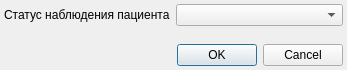
<?xml version="1.0" encoding="UTF-8"?>
<ui version="4.0">
 <class>StatusObservationClientEditor</class>
 <widget class="QDialog" name="StatusObservationClientEditor">
  <property name="geometry">
   <rect>
    <x>0</x>
    <y>0</y>
    <width>347</width>
    <height>70</height>
   </rect>
  </property>
  <property name="windowTitle">
   <string>Статус наблюдения пациента</string>
  </property>
  <property name="sizeGripEnabled">
   <bool>false</bool>
  </property>
  <layout class="QGridLayout" name="gridLayout">
   <property name="margin">
    <number>4</number>
   </property>
   <property name="spacing">
    <number>4</number>
   </property>
   <item row="1" column="0">
    <spacer>
     <property name="orientation">
      <enum>Qt::Vertical</enum>
     </property>
     <property name="sizeHint" stdset="0">
      <size>
       <width>103</width>
       <height>16</height>
      </size>
     </property>
    </spacer>
   </item>
   <item row="2" column="0" colspan="2">
    <widget class="QDialogButtonBox" name="buttonBox">
     <property name="orientation">
      <enum>Qt::Horizontal</enum>
     </property>
     <property name="standardButtons">
      <set>QDialogButtonBox::Cancel|QDialogButtonBox::Ok</set>
     </property>
    </widget>
   </item>
   <item row="0" column="0">
    <widget class="QLabel" name="label">
     <property name="text">
      <string>Статус наблюдения пациента</string>
     </property>
    </widget>
   </item>
   <item row="0" column="1">
    <widget class="CRBComboBox" name="cmbStatusObservationType"/>
   </item>
  </layout>
 </widget>
 <customwidgets>
  <customwidget>
   <class>CRBComboBox</class>
   <extends>QComboBox</extends>
   <header>library/crbcombobox.h</header>
  </customwidget>
 </customwidgets>
 <tabstops>
  <tabstop>buttonBox</tabstop>
 </tabstops>
 <resources/>
 <connections>
  <connection>
   <sender>buttonBox</sender>
   <signal>accepted()</signal>
   <receiver>StatusObservationClientEditor</receiver>
   <slot>accept()</slot>
   <hints>
    <hint type="sourcelabel">
     <x>158</x>
     <y>121</y>
    </hint>
    <hint type="destinationlabel">
     <x>117</x>
     <y>106</y>
    </hint>
   </hints>
  </connection>
  <connection>
   <sender>buttonBox</sender>
   <signal>rejected()</signal>
   <receiver>StatusObservationClientEditor</receiver>
   <slot>reject()</slot>
   <hints>
    <hint type="sourcelabel">
     <x>238</x>
     <y>99</y>
    </hint>
    <hint type="destinationlabel">
     <x>247</x>
     <y>107</y>
    </hint>
   </hints>
  </connection>
 </connections>
</ui>
